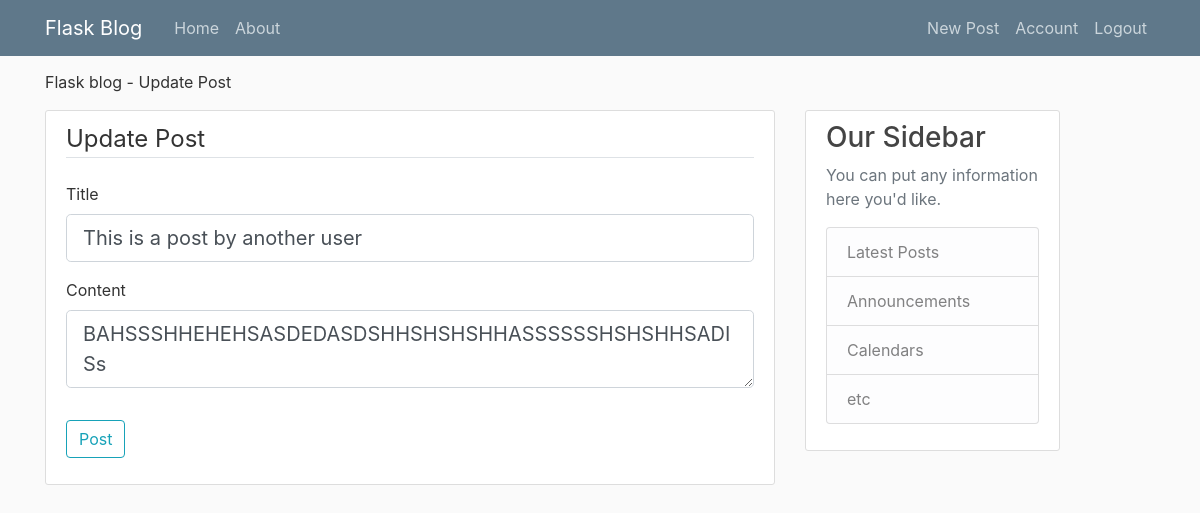
/post/3/update (signed in), run on the app's committed database.
### main_app/models.py (models this page shows, shortened)
class Post(db.Model):
    id = db.Column(db.Integer, primary_key=True)
    title = db.Column(db.String(100), nullable=False)
    date_posted = db.Column(db.DateTime, nullable=False, default=datetime.utcnow)
    content = db.Column(db.Text, nullable=False)
    user_id = db.Column(db.Integer, db.ForeignKey('user.id'), nullable=False)

### main_app/routes.py (the view)
@app.route("/post/<int:post_id>/update", methods=['GET', 'POST'])
@login_required
def update_post(post_id):
    post = Post.query.get_or_404(post_id)
    if post.author != current_user:
        abort(403)
    form = PostForm()
    if form.validate_on_submit():
        post.title = form.title.data
        post.content = form.content.data
        db.session.commit()
        flash('Your post has been updated!', 'success')
        return redirect(url_for('post', post_id=post_id))
    elif request.method == 'GET':
        form.title.data = post.title
        form.content.data = post.content
    return render_template('create_post.html', title='Update Post', form=form, legend='Update Post')

### main_app/forms.py
class PostForm(FlaskForm):
     title = StringField('Title', validators=[DataRequired()])
     content = TextAreaField('Content', validators=[DataRequired()])
     submit = SubmitField('Post')

### main_app/models.py (called while the page is built)
@login_manager.user_loader
def load_user(user_id):
    return User.query.get(int(user_id))

### main_app/templates/create_post.html (shortened to what this page needs)
{% extends "layout.html" %}
{% block content %}
<div class="content-section">
    <form method="POST" action="">
        <fieldset class="form-group">
            <legend class="border-bottom mb-4">{{legend}}</legend>
            <div class="form-group">
                {{ form.title.label(class="form-control-label") }}
                {% if form.title.errors %}
                    {{ form.title(class="form-control form-control-lg is-invalid") }}
                    <div class="invalid-feedback">
                        {% for error in form.title.errors %}
                            <span> {{ error }} </span>
                        {% endfor %}
                    </div>
                    {% else %}
                        {{ form.title(class="form-control form-control-lg") }}
                    {% endif %}
            </div>
            <div class="form-group">
                {{ form.content.label(class="form-control-label") }}
                {% if form.content.errors %}
                    {{ form.content(class="form-control form-control-lg is-invalid") }}
                    <div class="invalid-feedback">
                        {% for error in form.content.errors %}
                            <span> {{ error }} </span>
                        {% endfor %}
                    </div>
                    {% else %}
                        {{ form.content(class="form-control form-control-lg") }}
                    {% endif %}
            </div>
        </fieldset>
        <div class="form-group">
            {{ form.submit(class="btn btn-outline-info") }}
        </div>
    </form>
</div>
{% endblock content %}

### main_app/static/main.css (style rules this page uses)
body { background: #fafafa; color: #333333; margin-top: Srem; }
.content-section { background: #ffffff; padding: 10px 20px; border: 1px solid #dddddd; border-radius: 3px; margin-bottom: 20px; }

### data on the page
Post: title "This is a post by another user", content "BAHSSSHHEHEHSASDEDASDSHHSHSHSHHASSSSSSHSHSHHSADISs"

### other printed values
{{ title }} "Update Post"
{{ legend }} "Update Post"
